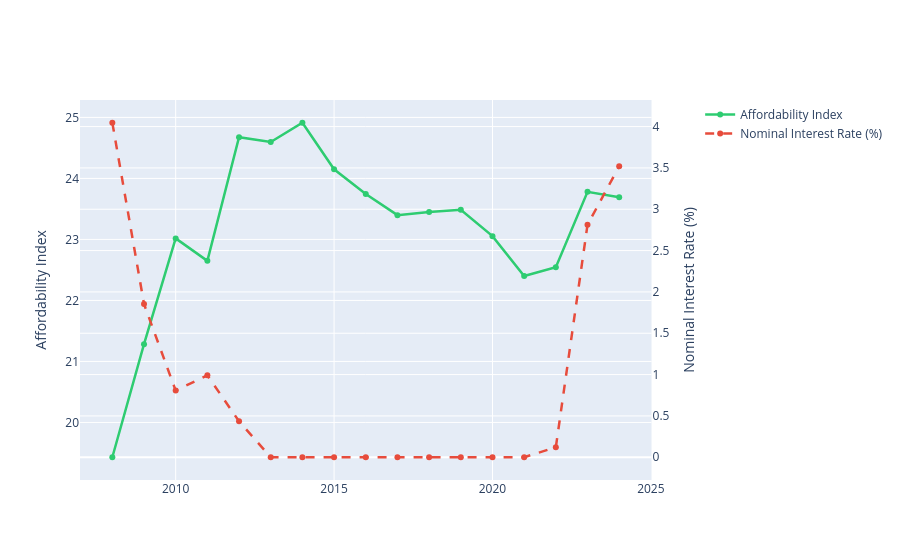

The notebook cell this image was saved under:
### Markdown cell above
### Fig 2a — Affordability vs interest rates

### Code cell
df_nat_full = df_reg.groupby('year').agg(
    affordability=('affordability', 'mean'),
    interest_rate=('nom_interest_rate%_mean', 'mean'),
).reset_index()

fig = make_subplots(specs=[[{'secondary_y': True}]])
fig.add_trace(
    go.Scatter(x=df_nat_full['year'], y=df_nat_full['affordability'],
               name='Affordability Index', line=dict(color='#2ecc71', width=2.5), mode='lines+markers'),
    secondary_y=False,
)
fig.add_trace(
    go.Scatter(x=df_nat_full['year'], y=df_nat_full['interest_rate'],
               name='Nominal Interest Rate (%)', line=dict(color='#e74c3c', width=2.5, dash='dash'),
               mode='lines+markers'),
    secondary_y=True,
)
fig.update_layout(hovermode='x unified')
fig.update_yaxes(title_text='Affordability Index', secondary_y=False)
fig.update_yaxes(title_text='Nominal Interest Rate (%)', secondary_y=True)
fig.write_html('Figures/affordability_vs_interest.html')
fig.show()

### Figure 1 — Plotly figure (JSON) as saved in the notebook; plotly's stock layout.template omitted (floating-point values rounded to 4 significant figures)
{"data": [{"line": {"color": "#2ecc71", "width": 2.5}, "mode": "lines+markers", "name": "Affordability Index", "type": "scatter", "x": [2008, 2009, 2010, 2011, 2012, 2013, 2014, 2015, 2016, 2017, 2018, 2019, 2020, 2021, 2022, 2023, 2024], "xaxis": "x", "y": [19.43, 21.28, 23.02, 22.65, 24.68, 24.6, 24.91, 24.15, 23.74, 23.4, 23.45, 23.49, 23.05, 22.4, 22.55, 23.78, 23.69], "yaxis": "y"}, {"line": {"color": "#e74c3c", "dash": "dash", "width": 2.5}, "mode": "lines+markers", "name": "Nominal Interest Rate (%)", "type": "scatter", "x": [2008, 2009, 2010, 2011, 2012, 2013, 2014, 2015, 2016, 2017, 2018, 2019, 2020, 2021, 2022, 2023, 2024], "xaxis": "x", "y": [4.046, 1.854, 0.8065, 0.9915, 0.4351, 0.0, 0.0, 0.0, 0.0, 0.0, 0.0, 0.0, 0.0, 0.0, 0.1214, 2.812, 3.52], "yaxis": "y2"}], "layout": {"hovermode": "x unified", "xaxis": {"anchor": "y", "domain": [0, 0.94]}, "yaxis": {"anchor": "x", "domain": [0, 1], "title": {"text": "Affordability Index"}}, "yaxis2": {"anchor": "x", "overlaying": "y", "side": "right", "title": {"text": "Nominal Interest Rate (%)"}}}}
